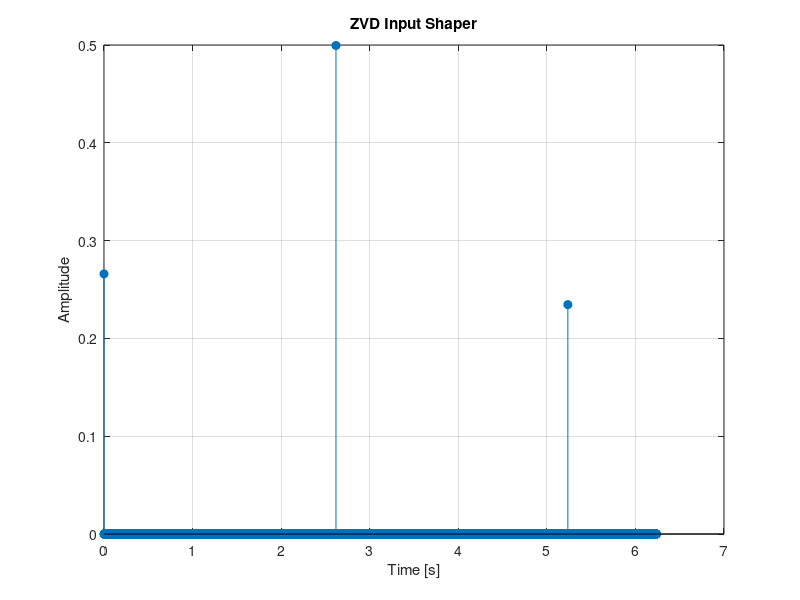
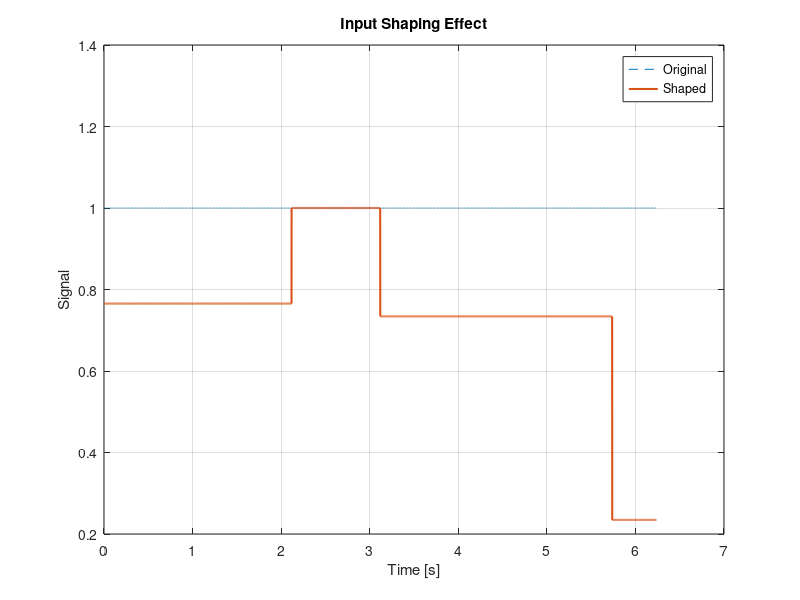

MATLAB code for these plots, in order:
%% ZVD Input Shaper Design for Gantry Crane Pendulum
clear; clc;

%% =========================
% 1) USER INPUT (CHOOSE ONE)
% ==========================

mode = "manual";  
% "manual"  -> you enter wn and zeta
% "data"    -> estimate from measured signal

%% =========================
% 2) PARAMETERS
% ==========================

if mode == "manual"
    % ---- MANUAL INPUT ----
    wn = 1.2;        % natural frequency [rad/s]
    zeta = 0.02;     % damping ratio [-]

elseif mode == "data"
    % ---- LOAD YOUR DATA ----
    % t  -> time vector [s]
    % theta -> pendulum angle [rad]
    load('pendulum_data.mat');  
    
    % Find peaks
    [pks, locs] = findpeaks(theta, t);

    % Use first two peaks for log decrement
    theta1 = pks(1);
    theta2 = pks(2);

    delta = log(theta1 / theta2);

    % Damping ratio
    zeta = delta / sqrt(4*pi^2 + delta^2);

    % Period from peak spacing
    T = locs(2) - locs(1);

    % Natural frequency
    wn = 2*pi / T;

else
    error("Invalid mode selected");
end

%% =========================
% 3) DERIVED PARAMETERS
% ==========================

wd = wn * sqrt(1 - zeta^2);

K = exp(-zeta * pi / sqrt(1 - zeta^2));

%% =========================
% 4) ZVD SHAPER COEFFICIENTS
% ==========================

A1 = 1 / (1 + K)^2;
A2 = 2*K / (1 + K)^2;
A3 = K^2 / (1 + K)^2;

t1 = 0;
t2 = pi / wd;
t3 = 2*pi / wd;

%% =========================
% 5) VALIDATION CHECKS
% ==========================

fprintf('--- ZVD SHAPER ---\n');
fprintf('wn   = %.4f rad/s\n', wn);
fprintf('zeta = %.4f\n', zeta);
fprintf('wd   = %.4f rad/s\n\n', wd);

fprintf('Amplitudes:\n');
fprintf('A1 = %.4f\n', A1);
fprintf('A2 = %.4f\n', A2);
fprintf('A3 = %.4f\n', A3);

fprintf('\nTimes:\n');
fprintf('t1 = %.4f s\n', t1);
fprintf('t2 = %.4f s\n', t2);
fprintf('t3 = %.4f s\n', t3);

fprintf('\nSum of amplitudes = %.4f\n', A1 + A2 + A3);

%% =========================
% 6) CREATE DISCRETE SHAPER
% ==========================

% Define time vector for visualization
t_sim = 0:0.001:(t3 + 1);

% Create impulse-like signal
u = zeros(size(t_sim));
[~, idx1] = min(abs(t_sim - t1));
[~, idx2] = min(abs(t_sim - t2));
[~, idx3] = min(abs(t_sim - t3));

u(idx1) = A1;
u(idx2) = A2;
u(idx3) = A3;

%% =========================
% 7) PLOT SHAPER
% ==========================

figure;
stem(t_sim, u, 'filled');
xlabel('Time [s]');
ylabel('Amplitude');
title('ZVD Input Shaper');
grid on;

%% =========================
% 8) OPTIONAL: APPLY SHAPER
% ==========================

% Example: shaping a step input
r = ones(size(t_sim));

% Convolution (discrete approximation)
r_shaped = conv(r, u, 'same');

figure;
plot(t_sim, r, '--', 'DisplayName', 'Original');
hold on;
plot(t_sim, r_shaped, 'LineWidth', 1.5, 'DisplayName', 'Shaped');
legend;
xlabel('Time [s]');
ylabel('Signal');
title('Input Shaping Effect');
grid on;
